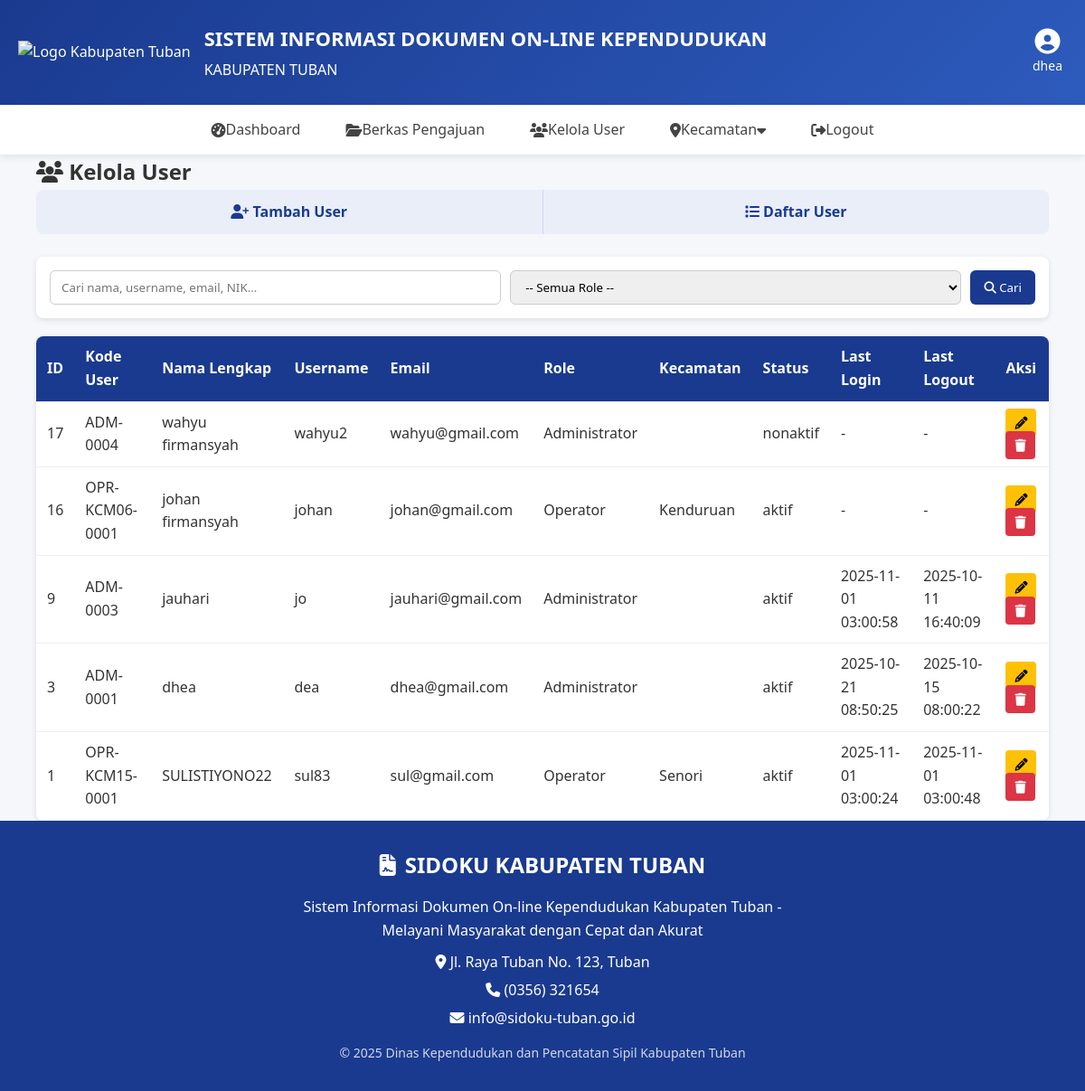
/index.php?page=adminutama (signed in), run on the app's committed database.
### tables this page shows
CREATE TABLE `users` (
  `user_id` int(11) NOT NULL,
  `kode_user` varchar(30) DEFAULT NULL,
  `nama_lengkap` varchar(100) NOT NULL,
  `username` varchar(50) NOT NULL,
  `nik` varchar(20) NOT NULL,
  `email` varchar(100) NOT NULL,
  `password` varchar(255) NOT NULL,
  `role_id` varchar(20) DEFAULT NULL,
  `kecamatan_id` int(11) DEFAULT NULL,
  `status` enum('aktif','nonaktif') DEFAULT 'aktif',
  `last_login` datetime DEFAULT NULL,
  `last_logout` datetime DEFAULT NULL
);

CREATE TABLE `roles` (
  `role_id` varchar(20) NOT NULL,
  `role_name` varchar(50) NOT NULL
);

CREATE TABLE `kecamatan` (
  `kecamatan_id` int(11) NOT NULL,
  `kode_kecamatan` varchar(10) NOT NULL,
  `nama_kecamatan` varchar(100) NOT NULL
);

### pages/adminutama.php (the view, shortened to what this page needs)
<?php
include 'koneksi.php';
$keyword = $_GET['keyword'] ?? '';
$sql = "SELECT u.*, r.role_name, k.nama_kecamatan
        FROM users u
        LEFT JOIN roles r ON u.role_id = r.role_id
        LEFT JOIN kecamatan k ON u.kecamatan_id = k.kecamatan_id
        WHERE 1=1";
$sql .= " ORDER BY u.user_id DESC";
$stmt = $koneksi->prepare($sql);
$stmt->execute();
$result = $stmt->get_result();
?>
<!DOCTYPE html>
<html lang="id">
<head>
    <link rel="stylesheet" href="https://cdnjs.cloudflare.com/ajax/libs/font-awesome/6.4.0/css/all.min.css">
</head>
<body>
    <main class="container main-content">
        <h2 class="page-title"><i class="fas fa-users"></i> Kelola User</h2>
        <div class="sub-nav">
            <a href="index.php?page=admin-users" ><i class="fas fa-user-plus"></i> Tambah User</a>
            <a href="index.php?page=adminutama"><i class="fas fa-list"></i> Daftar User</a>
        </div>
        <form method="get" class="search-box">
            <input type="text" name="keyword" placeholder="Cari nama, username, email, NIK..." value="<?= htmlspecialchars($keyword) ?>">
            <select name="role_id">
                <option value="">-- Semua Role --</option>
            </select>
            <button type="submit"><i class="fa fa-search"></i> Cari</button>
        </form>
        <table>
            <tr>
                <th>ID</th>
                <th>Kode User</th>
                <th>Nama Lengkap</th>
                <th>Username</th>
                <th>Email</th>
                <th>Role</th>
                <th>Kecamatan</th>
                <th>Status</th>
                <th>Last Login</th>
                <th>Last Logout</th>
                <th>Aksi</th>
            </tr>
            <?php while ($row = $result->fetch_assoc()): ?>
                <tr>
                    <td><?= $row['user_id'] ?></td>
                    <td><?= $row['kode_user'] ?></td>
                    <td><?= $row['nama_lengkap'] ?></td>
                    <td><?= $row['username'] ?></td>
                    <td><?= $row['email'] ?></td>
                    <td><?= $row['role_name'] ?></td>
                    <td><?= $row['nama_kecamatan'] ?></td>
                    <td><?= $row['status'] ?></td>
                    <td><?= $row['last_login'] ?: '-' ?></td>
                    <td><?= $row['last_logout'] ?: '-' ?></td>
                    <td>
                        <a href="pages/edit_user.php?id=<?= $row['user_id'] ?>" class="btn edit"><i class="fa fa-pencil"></i></a>
                        <a href="pages/hapus_user.php?id=<?= $row['user_id'] ?>" class="btn hapus" onclick="return confirm('Yakin hapus?')"><i class="fa fa-trash"></i></a>
                    </td>
                </tr>
            <?php endwhile; ?>
        </table>
        </div>
</body>
</html>

### index.php (style rules this page uses)
* { margin: 0; padding: 0; box-sizing: border-box; font-family: "Segoe UI", Tahoma, Geneva, Verdana, sans-serif; }
body { background-color: #f5f7fa; color: #333; line-height: 1.6; min-height: 100vh; display: flex; flex-direction: column; }
.container { max-width: 1200px; margin: 0 auto; padding: 0 20px; }

### pages/adminutama.php (style rules this page uses)
.sub-nav { background-color: #e9eef9; border-radius: 8px; display: flex; margin-bottom: 25px; overflow: hidden; }
.sub-nav a { flex: 1; text-align: center; padding: 12px; text-decoration: none; color: #1a3a8f; font-weight: 600; border-right: 1px solid #d0d7eb; transition: background 0.3s; }
.sub-nav a:last-child { border-right: none; }
.search-box { display: flex; gap: 10px; margin-bottom: 20px; background: #fff; padding: 15px; border-radius: 8px; box-shadow: 0 2px 6px rgba(0, 0, 0, 0.1); }
.search-box input, .search-box select { padding: 8px 12px; border: 1px solid #ccc; border-radius: 6px; flex: 1; }
.search-box button { padding: 8px 15px; background: #1a3a8f; border: none; border-radius: 6px; color: #fff; cursor: pointer; }
table { width: 100%; border-collapse: collapse; background: #fff; border-radius: 8px; overflow: hidden; box-shadow: 0 2px 6px rgba(0, 0, 0, 0.1); }
th, td { padding: 10px 12px; border-bottom: 1px solid #eee; }
th { background: #1a3a8f; color: white; text-align: left; }
a.btn { padding: 6px 10px; border-radius: 4px; text-decoration: none; font-size: 14px; }
.edit { background: #ffc107; color: #000; }
.hapus { background: #dc3545; color: #fff; }

### data on the page
users: user_id "17", kode_user "ADM-0004", nama_lengkap "wahyu firmansyah", username "wahyu2", email "wahyu@gmail.com", role.role_name "Administrator", status "nonaktif", last_login "-", last_logout "-"
users: user_id "16", kode_user "OPR-KCM06-0001", nama_lengkap "johan firmansyah", username "johan", email "johan@gmail.com", role.role_name "Operator", kecamatan.nama_kecamatan "Kenduruan", status "aktif", last_login "-", last_logout "-"
users: user_id "9", kode_user "ADM-0003", nama_lengkap "jauhari", username "jo", email "jauhari@gmail.com", role.role_name "Administrator", status "aktif", last_login "2025-11-01 03:00:58", last_logout "2025-10-11 16:40:09"
users: user_id "3", kode_user "ADM-0001", nama_lengkap "dhea", username "dea", email "dhea@gmail.com", role.role_name "Administrator", status "aktif", last_login "2025-10-21 08:50:25", last_logout "2025-10-15 08:00:22"
users: user_id "1", kode_user "OPR-KCM15-0001", nama_lengkap "SULISTIYONO22", username "sul83", email "sul@gmail.com", role.role_name "Operator", kecamatan.nama_kecamatan "Senori", status "aktif", last_login "2025-11-01 03:00:24", last_logout "2025-11-01 03:00:48"

### other printed values
$_SESSION['nama'] "dhea"
